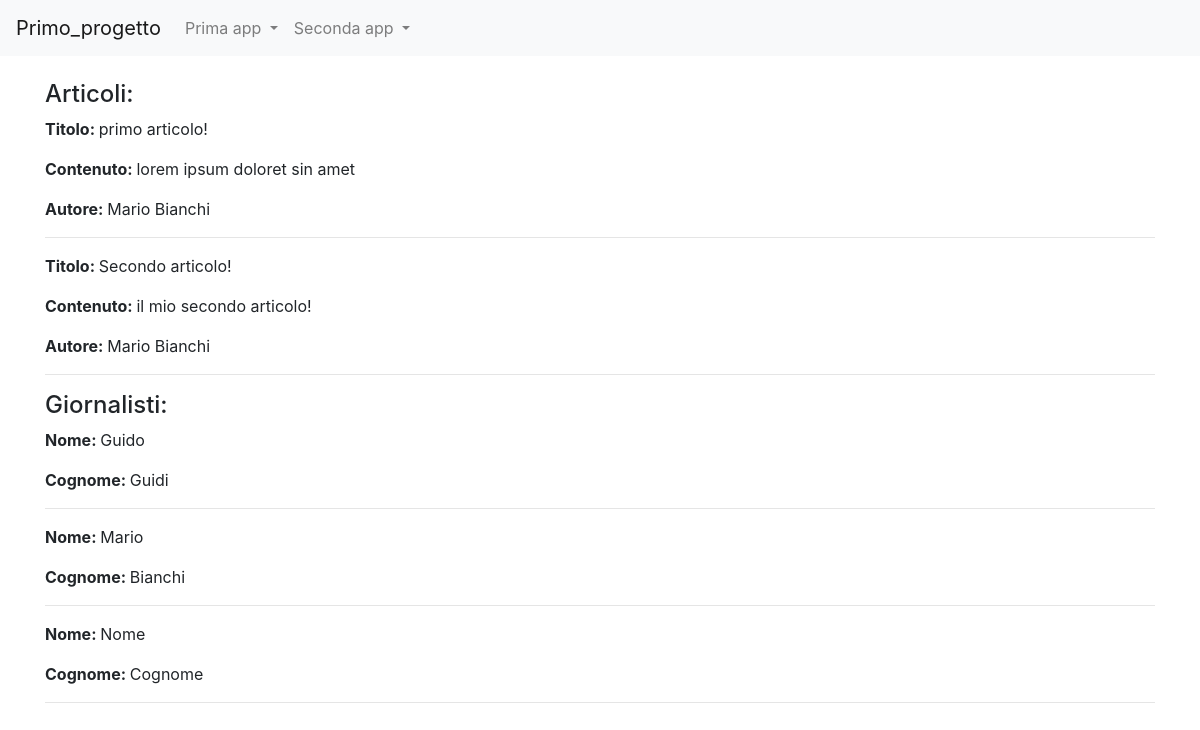
The page /news/ on the database as committed earlier.
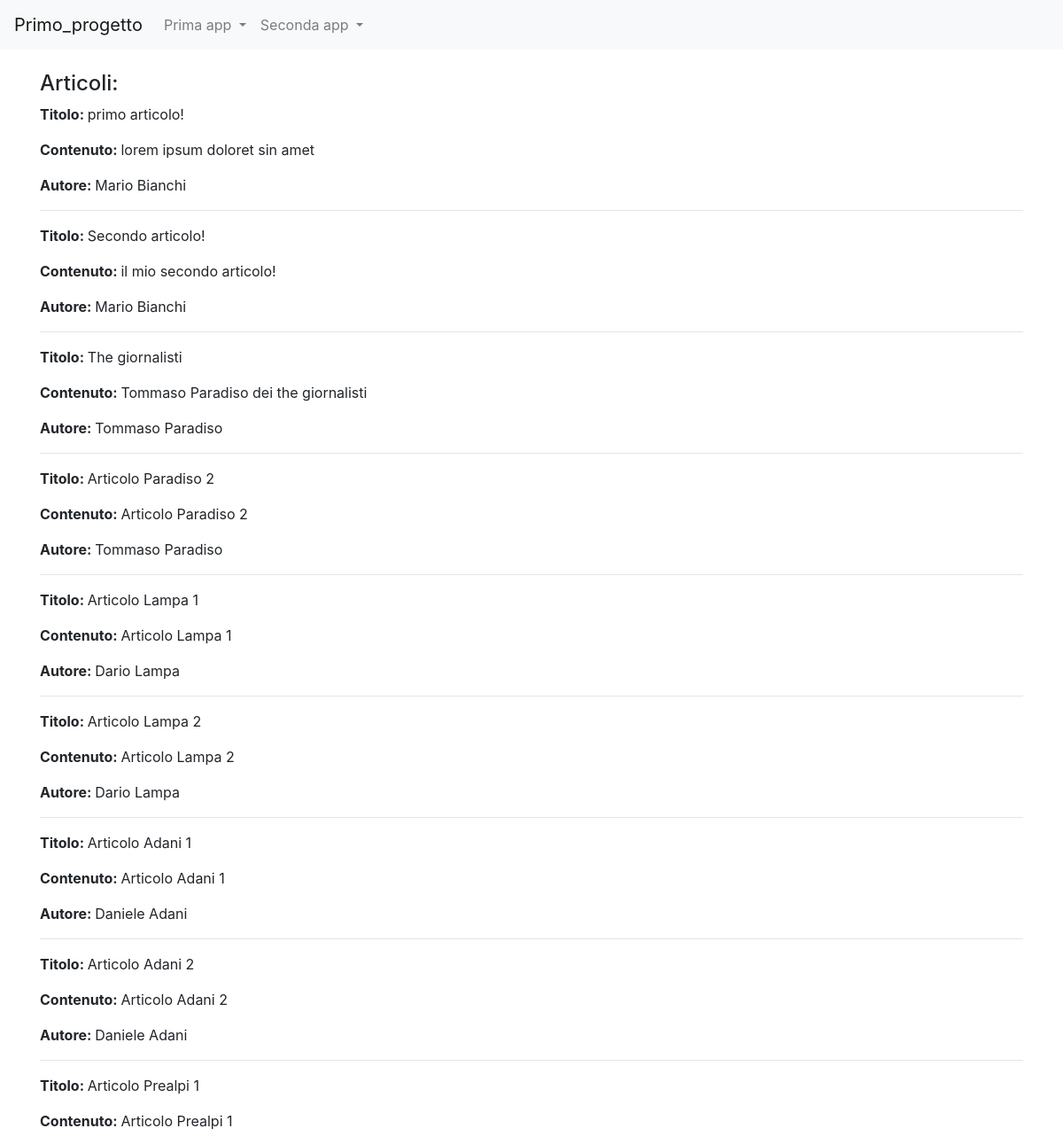
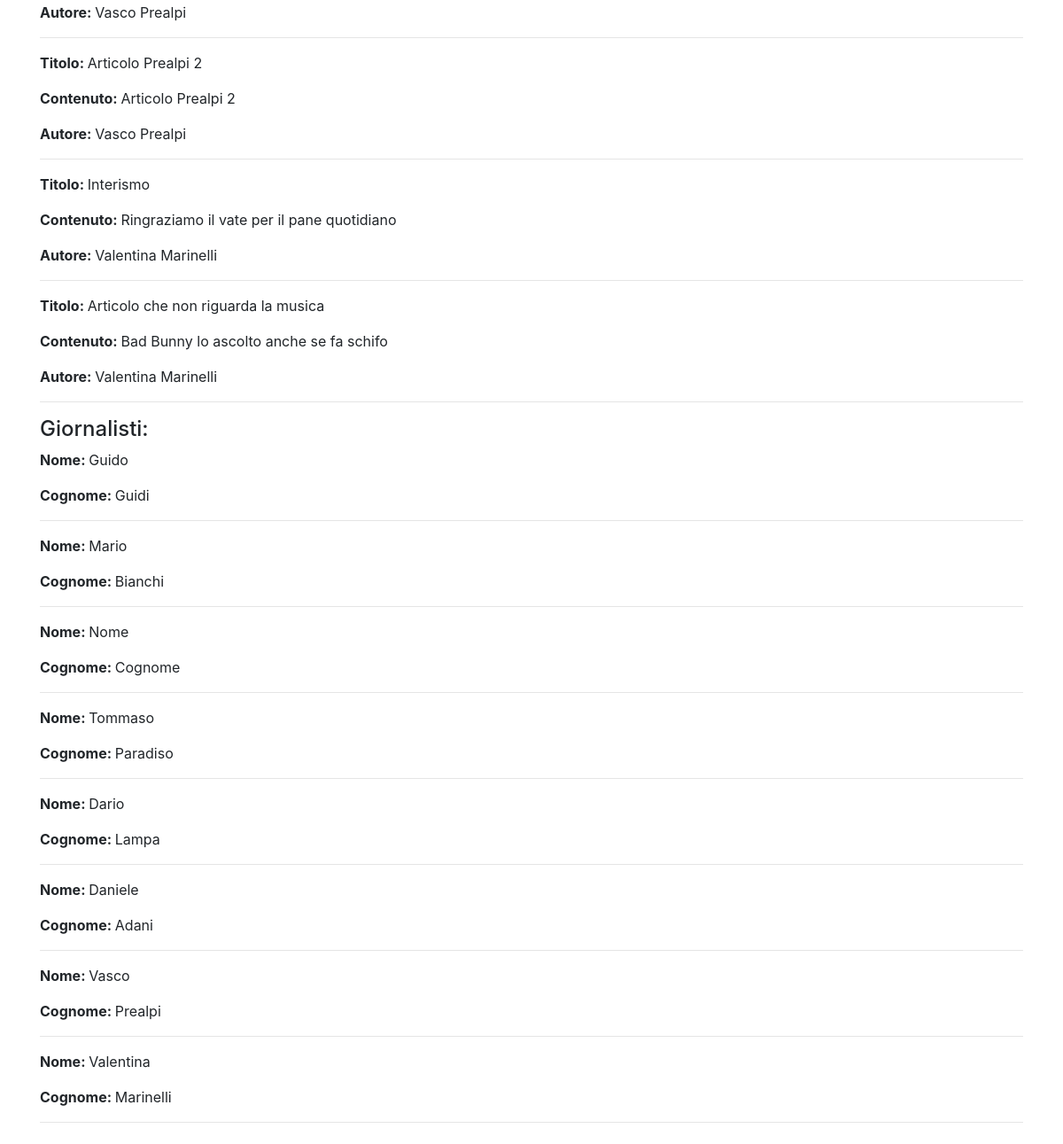
The same page on the database as committed later (2 pictures, top to bottom).
### news/models.py (models this page shows)
class Articolo(models.Model):
    titolo = models.CharField(max_length=100)
    contenuto = models.TextField()
    giornalista = models.ForeignKey(Giornalista, on_delete=models.CASCADE, related_name="articoli")
    data=models.DateField(auto_now=True,blank=True)
    visualizzazioni=models.IntegerField(default=0,blank=True)
    def __str__(self):
        return self.titolo
    class Meta:
        verbose_name =  "Articolo"
        verbose_name_plural = "Articoli"

class Giornalista(models.Model):
    nome = models.CharField(max_length=20)
    cognome = models.CharField(max_length=20)
    anno_di_nascita = models.DateTimeField(blank=True)
    def __str__(self):
        return self.nome + " " + self.cognome
    class Meta:
        verbose_name = "Giornalista"
        verbose_name_plural = "Giornalisti"

### news/views.py (the view)
# urls.py: path('', home, name="homeview"),
def home(request):
    articoli = Articolo.objects.all()
    giornalisti = Giornalista.objects.all()
    context = {"articoli": articoli, "giornalisti":giornalisti}
    print(context)
    return render(request, "homepageNews.html", context)

### news/templates/homepageNews.html (shortened to what this page needs)
{% extends "base.html" %}
{%block content %}
<h4>Articoli:</h4>
    {% for articolo in articoli %}
        <p><strong>Titolo: </strong>{{ articolo.titolo }}</p>
        <p><strong>Contenuto: </strong>{{ articolo.contenuto }}</p>
        <p><strong>Autore: </strong>{{ articolo.giornalista }}</p>
        <hr>
    {% endfor %}
<h4>Giornalisti:</h4>
    {% for giornalista in giornalisti %}
        <p><strong>Nome: </strong>{{ giornalista.nome }}</p>
        <p><strong>Cognome: </strong>{{ giornalista.cognome }}</p>
        <hr>
    {% endfor %}
{%endblock content%}

Rows that differ between the two databases and show on the page:
added Articolo: titolo "The giornalisti", contenuto "Tommaso Paradiso dei the giornalisti", giornalista "Tommaso Paradiso"
added Articolo: titolo "Articolo Paradiso 2", contenuto "Articolo Paradiso 2", giornalista "Tommaso Paradiso"
added Articolo: titolo "Articolo Lampa 1", contenuto "Articolo Lampa 1", giornalista "Dario Lampa"
added Articolo: titolo "Articolo Lampa 2", contenuto "Articolo Lampa 2", giornalista "Dario Lampa"
added Articolo: titolo "Articolo Adani 1", contenuto "Articolo Adani 1", giornalista "Daniele Adani"
added Articolo: titolo "Articolo Adani 2", contenuto "Articolo Adani 2", giornalista "Daniele Adani"
added Articolo: titolo "Articolo Prealpi 1", contenuto "Articolo Prealpi 1", giornalista "Vasco Prealpi"
added Articolo: titolo "Articolo Prealpi 2", contenuto "Articolo Prealpi 2", giornalista "Vasco Prealpi"
added Articolo: titolo "Interismo", contenuto "Ringraziamo il vate per il pane quotidiano", giornalista "Valentina Marinelli"
added Articolo: titolo "Articolo che non riguarda la musica", contenuto "Bad Bunny lo ascolto anche se fa schifo", giornalista "Valentina Marinelli"
added Giornalista: nome "Tommaso", cognome "Paradiso"
added Giornalista: nome "Dario", cognome "Lampa"
added Giornalista: nome "Daniele", cognome "Adani"
added Giornalista: nome "Vasco", cognome "Prealpi"
added Giornalista: nome "Valentina", cognome "Marinelli"
